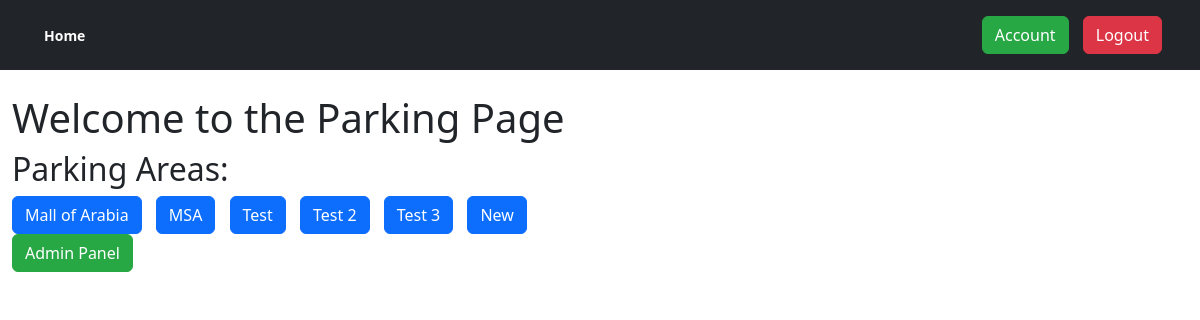
The page / (signed in) on the database its author committed.
### src/accounts/models.py (models this page shows, shortened)
class ParkingArea(db.Model):
    __tablename__ = "parking_areas"
    id = db.Column(db.Integer, primary_key=True)
    name = db.Column(db.String, nullable=False)
    capacity = db.Column(db.Integer, nullable=False, default=0)
    free_spaces = db.Column(db.Integer, nullable=False, default=0)
    map_link = db.Column(db.String)  # Add the map_link attribute
    detection_method = db.Column(db.String)  # Add the detection_method attribute
    video_path = db.Column(db.String)  # Add the video_path attribute

### src/core/views.py (the view)
@core_bp.route("/")
def home():
    parking_areas = ParkingArea.query.all()
    return render_template("core/home.html", parking_areas=parking_areas)

### src/__init__.py (called while the page is built)
@login_manager.user_loader
def load_user(user_id):
    return User.query.filter(User.id == int(user_id)).first()

### src/templates/core/home.html
{% extends "_base.html" %}
{% block content %}
  <div>
    <h1>Welcome to the Parking Page</h1>
    <h2>Parking Areas:</h2>
    <div>
      {% for parking_area in parking_areas %}
        <a href="{{ url_for('core.park', parking_area_id=parking_area.id) }}" class="btn btn-primary">{{ parking_area.name }}</a>
      {% endfor %}
    </div>
    {% if current_user.is_admin %}
      <a href="{{ url_for('core.add_parking') }}" class="btn btn-success">Admin Panel</a>
    {% endif %}
  </div>
{% endblock %}

### src/static/main.css (style rules this page uses)
.btn { margin-right: 10px; }
.btn-success { background-color: #28a745; border-color: #28a745; }

### rows shown on the page
ParkingArea: name "Mall of Arabia"
ParkingArea: name "MSA"
ParkingArea: name "Test"
ParkingArea: name "Test 2"
ParkingArea: name "Test 3"
ParkingArea: name "New"
